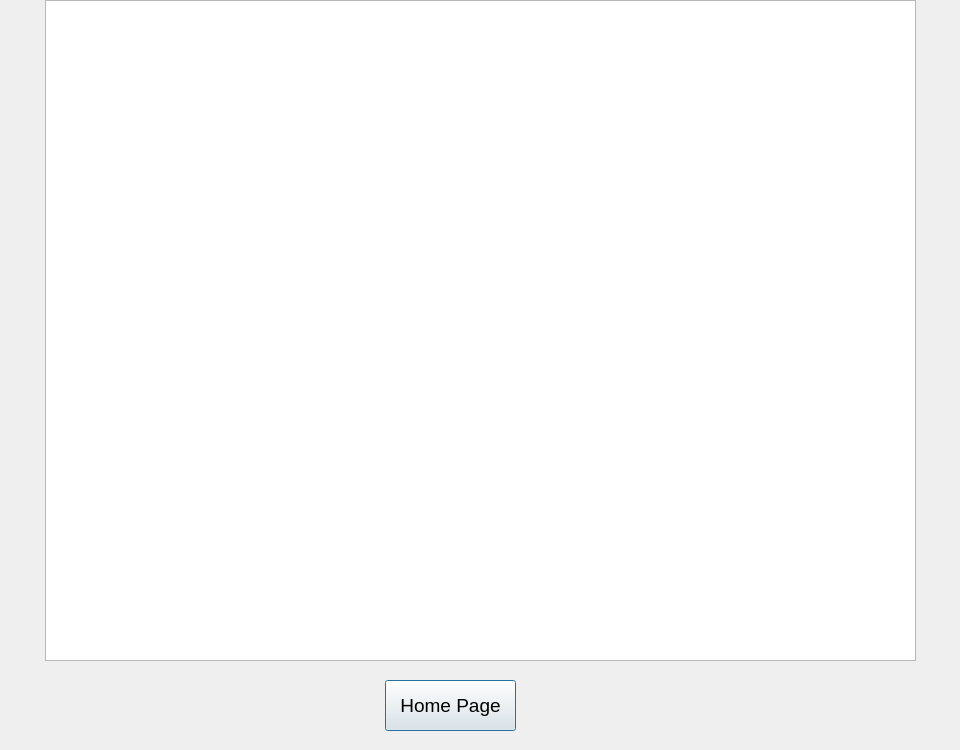
<?xml version="1.0" encoding="UTF-8"?>
<ui version="4.0">
 <class>Result_Course</class>
 <widget class="QDialog" name="Result_Course">
  <property name="geometry">
   <rect>
    <x>0</x>
    <y>0</y>
    <width>960</width>
    <height>750</height>
   </rect>
  </property>
  <property name="windowTitle">
   <string>Dialog</string>
  </property>
  <property name="styleSheet">
   <string notr="true">#Result_Course{background-image: url(:/picture/bgp18.png);}</string>
  </property>
  <widget class="QPushButton" name="home">
   <property name="geometry">
    <rect>
     <x>385</x>
     <y>680</y>
     <width>131</width>
     <height>51</height>
    </rect>
   </property>
   <property name="font">
    <font>
     <pointsize>14</pointsize>
    </font>
   </property>
   <property name="text">
    <string>Home Page</string>
   </property>
  </widget>
  <widget class="QTextBrowser" name="textBrowser">
   <property name="geometry">
    <rect>
     <x>45</x>
     <y>0</y>
     <width>871</width>
     <height>661</height>
    </rect>
   </property>
   <property name="font">
    <font>
     <pointsize>12</pointsize>
    </font>
   </property>
  </widget>
 </widget>
 <resources/>
 <connections/>
</ui>
